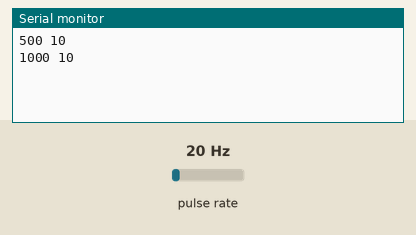
Recording of a sketch running on a simulated Arduino Uno, built with avr-gcc and run on an emulated ATmega328P. Parts: the last lines printed to the serial monitor. Wiring (inferred from the names in the program): pulse sensor: data pin 3. The test bench sets the inputs (shaded band); at power-on: pulse rate 20 Hz.

Above: at 1.2 s.
1.3 s: pulse rate (sensor on pin 3) set to 4 Hz
At 1.9 s:
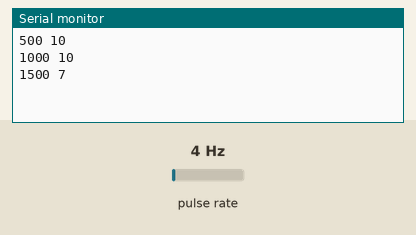
2.8 s: pulse rate (sensor on pin 3) set to 50 Hz
At 2.81 s:
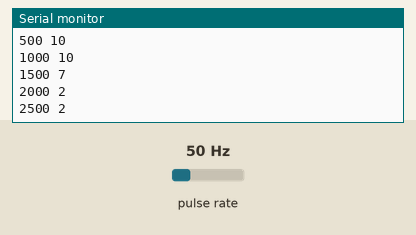
Timing chart, 0 to 5.8 s (numbered marks = the images above; inputs shaded):
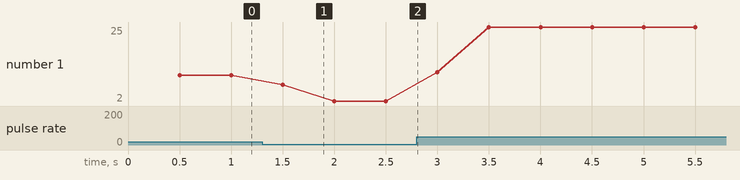

The sketch:

Calibration.ino
```cpp
volatile int pulseCount = 0;

const byte inletFlowSensorPin = 3;
unsigned long lastPrintTime = 0;
const unsigned long printInterval = 500; // 0.5 seconds

void setup() {
  Serial.begin(9600);
  pinMode(inletFlowSensorPin, INPUT_PULLUP);

  attachInterrupt(digitalPinToInterrupt(inletFlowSensorPin), countPulse, FALLING);
}

void loop() {
  unsigned long currentMillis = millis();

  if (currentMillis - lastPrintTime >= printInterval) {
    lastPrintTime = currentMillis;

    noInterrupts();
    int currentCount = pulseCount;
    interrupts();

    Serial.print(currentMillis);
    Serial.print(" ");
    Serial.println(currentCount);

    pulseCount = 0;
  }
}

void countPulse() {
  pulseCount++;
}
```

Measured:
- after the input at 1.3 s, the serial monitor: prints a new line after 0.20 s (image 1)
- plotted number 1: 10 → 2 after the input at 1.3 s, 2 → 25 after the input at 2.8 s
